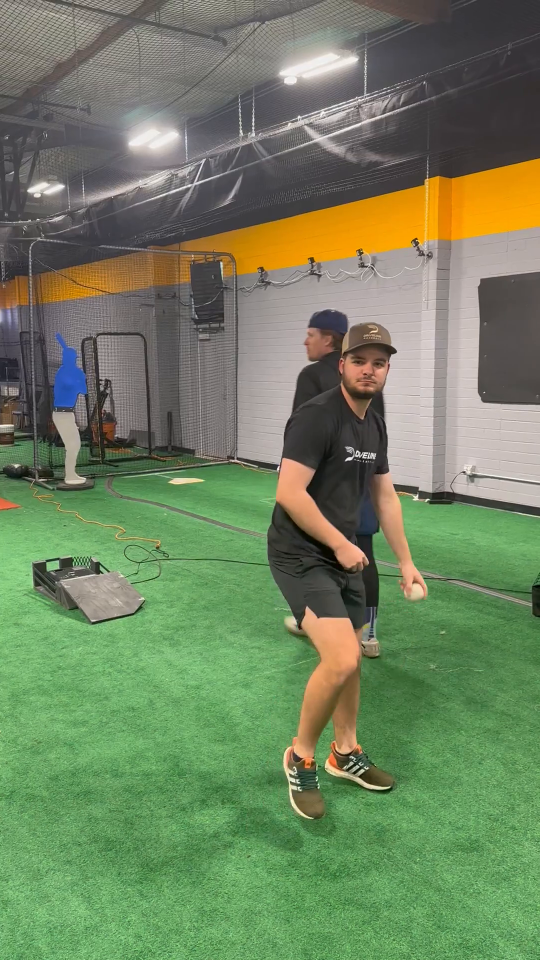
#> input picture frame 6 of logan_throwingLeft.mp4, 1080 x 1920 px, given in place of baseball_slowMo_hd-240.mp4, which was not available (shown at 1/2 size)
$ python object_tracking.py
#> lines starting #> are read from the running program, lines starting #| are printed output that depends on the picture; after the words box and inside, x2 and y2 are one past the last pixel; in counts of white or black regions, pixels touching at a corner belong together; pictures that were not available may be replaced by others from this repository, and a replacement may not be noted
import cv2
import numpy as np

# Load the video
cap = cv2.VideoCapture('/clips/baseball_slowMo_hd-240.mp4')

while True:
    # Read video frame by frame
    ret, frame = cap.read()
#> frame is the input picture: shape (1920, 1080, 3); mean B, G, R 96.3, 131.1, 113.2

    if not ret:
        break  # If no frame is read then break the loop

    # Show the frame
    cv2.imshow('Video Frame', frame)

    # Break the loop when 'q' is pressed
    if cv2.waitKey(1) & 0xFF == ord('q'):
#> (key q is pressed here)
        break

cap.release()
cv2.destroyAllWindows()

def detect_baseball(frame):
    # Convert frame to HSV (Hue, Saturation, Value) color space
    hsv = cv2.cvtColor(frame, cv2.COLOR_BGR2HSV)
#> hsv: shape (1920, 1080, 3); mean H, S, V 54.8, 71.1, 139.1

    # Define the color range for detecting the baseball
    # These values depend on the color of the baseball and lighting conditions
    lower_color = np.array([0, 0, 200])  # Example values
    upper_color = np.array([180, 25, 255])  # Example values

    # Threshold the HSV image to get only the colors of the baseball
    mask = cv2.inRange(hsv, lower_color, upper_color)
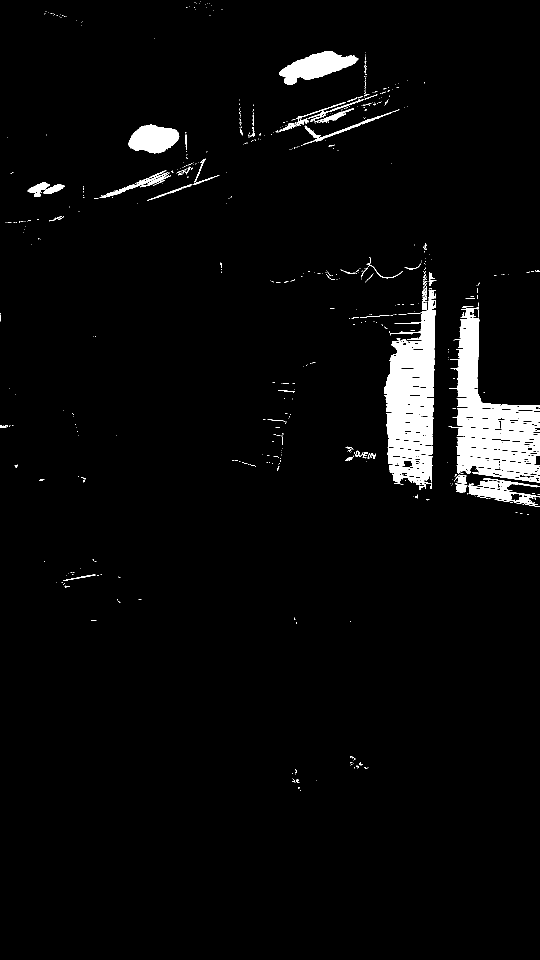
#> mask: shape (1920, 1080) (shown at 1/2 size); 3.6% white; 573 white regions (491 under 20 px)

    # Optional: perform morphological operations to clean up the mask
    # mask = cv2.erode(mask, None, iterations=2)
    # mask = cv2.dilate(mask, None, iterations=2)

    # Find contours in the mask
    contours, _ = cv2.findContours(mask, cv2.RETR_TREE, cv2.CHAIN_APPROX_SIMPLE)
#> contours = 818 contours, 722 with area under 20; largest, box (x1, y1, x2, y2) and area: (768, 699, 870, 978) 21044, (912, 874, 1080, 949) 8334, (558, 102, 717, 170) 5234, (900, 635, 959, 776) 4827, (913, 796, 1080, 843) 4592

    # Find the largest contour, assuming it's the baseball
    if contours:
        largest_contour = max(contours, key=cv2.contourArea)
#> largest_contour = contour of 580 points, box (x1, y1, x2, y2) (768, 699, 870, 978), area 21044
        ((x, y), radius) = cv2.minEnclosingCircle(largest_contour)
#> x = 832.9; y = 837.3; radius = 142.7

        # Only proceed if the radius meets a minimum size
        if radius > 10:  # Example threshold
            # Draw the circle on the frame
            cv2.circle(frame, (int(x), int(y)), int(radius), (0, 255, 0), 2)
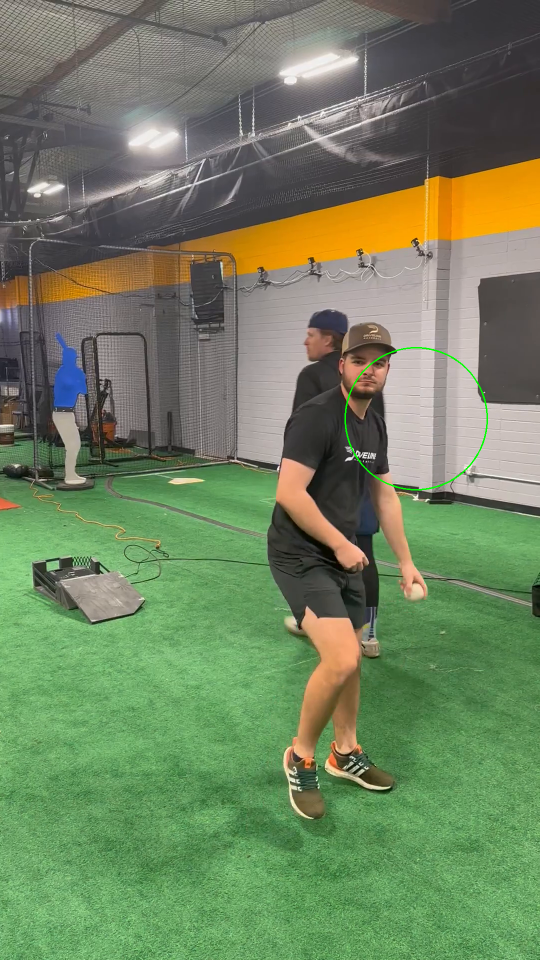
#> frame: shape (1920, 1080, 3) (shown at 1/2 size); 0.13% of pixels changed, all inside (x1, y1, x2, y2) = (689, 694, 976, 981)

    return frame

# Video capture
cap = cv2.VideoCapture('*baseball_tracking_slowMo_hd-240.mp4')

while True:
    ret, frame = cap.read()
    if not ret:
        break

    # Detect the baseball
    frame = detect_baseball(frame)

    # Show the frame
    cv2.imshow('Baseball Tracking', frame)

    if cv2.waitKey(1) & 0xFF == ord('q'):
#> (key q is pressed here)
        break

cap.release()
cv2.destroyAllWindows()

$ run again, starting later in the video
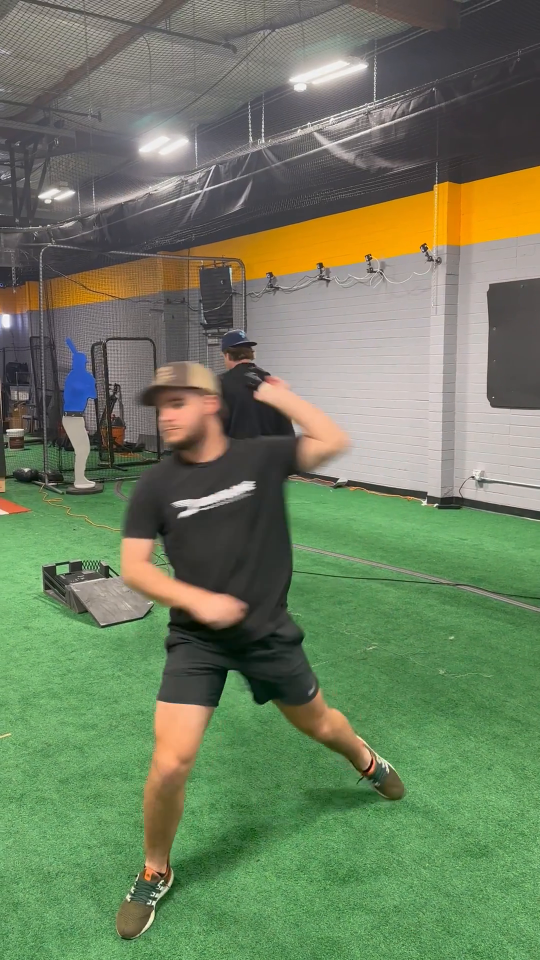
#> input picture frame 30 of logan_throwingLeft.mp4, 1080 x 1920 px, given in place of baseball_slowMo_hd-240.mp4, which was not available (shown at 1/2 size)
#> frame is the input picture: shape (1920, 1080, 3); mean B, G, R 95.8, 126.9, 111.4
#> hsv: shape (1920, 1080, 3); mean H, S, V 57.6, 68.6, 135.1
#> in detect_baseball, `mask = cv2.inRange(hsv, lower_color, upper_color)`:
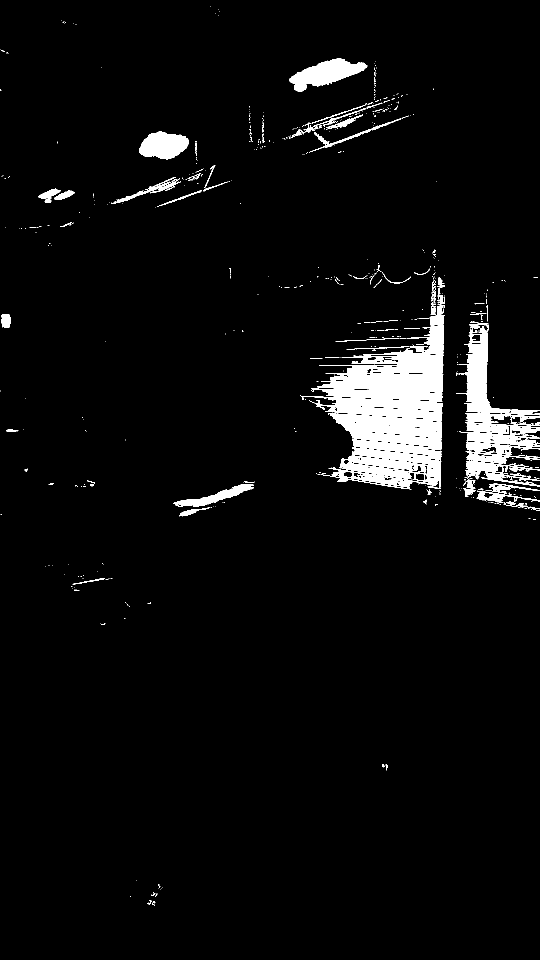
#> mask: shape (1920, 1080) (shown at 1/2 size); 4.4% white; 565 white regions (461 under 20 px)
#> contours = 873 contours, 752 with area under 20; largest, box (x1, y1, x2, y2) and area: (600, 709, 887, 979) 47206, (578, 117, 735, 183) 4976, (917, 667, 976, 786) 4124, (278, 263, 378, 319) 3842, (928, 806, 1080, 852) 2850
#> largest_contour = contour of 1149 points, box (x1, y1, x2, y2) (600, 709, 887, 979), area 47206
#> x = 768.9; y = 840.4; radius = 176
#> in detect_baseball, `cv2.circle(frame, (int(x), int(y)), int(radius), (0, 255, 0), 2)`:
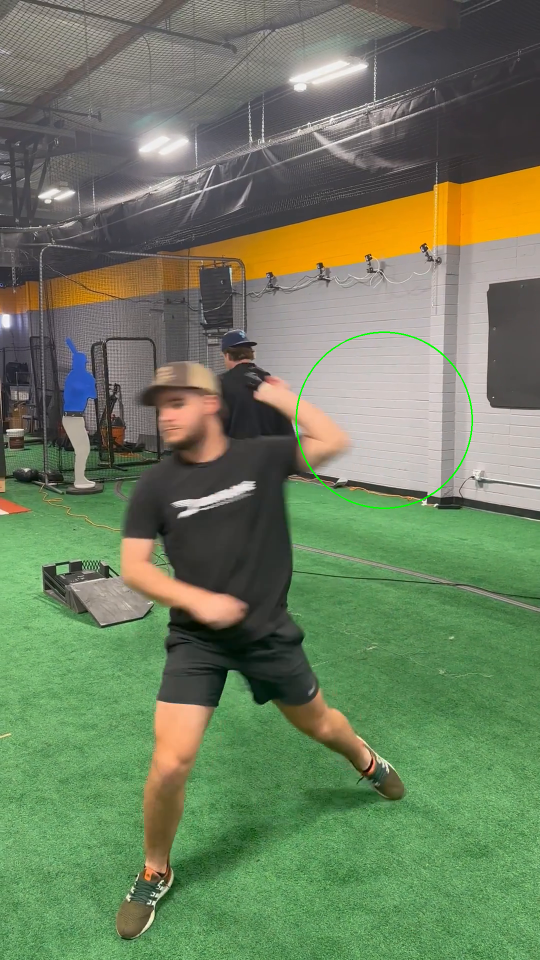
#> frame: shape (1920, 1080, 3) (shown at 1/2 size); 0.16% of pixels changed, all inside (x1, y1, x2, y2) = (591, 663, 946, 1018)

$ run again, starting later in the video
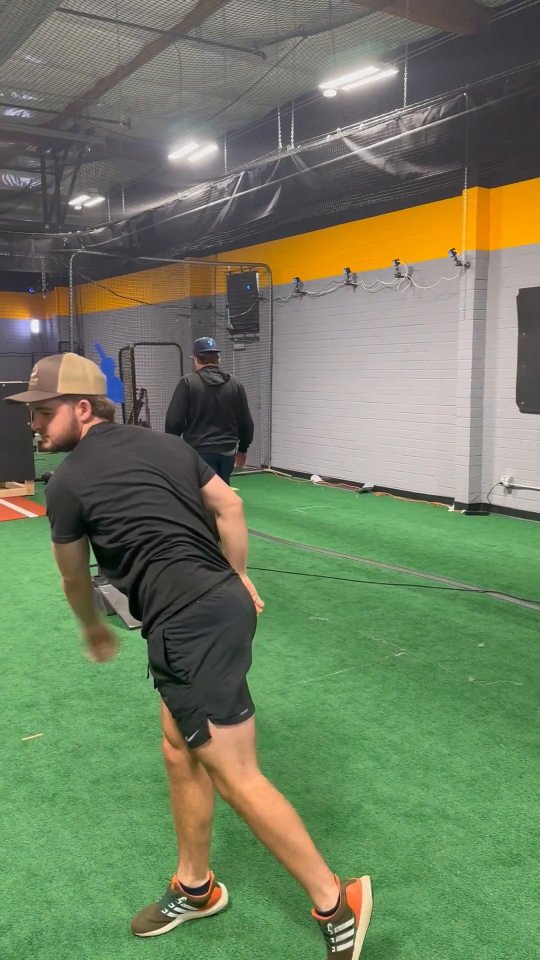
#> input picture frame 53 of logan_throwingLeft.mp4, 1080 x 1920 px, given in place of baseball_slowMo_hd-240.mp4, which was not available (shown at 1/2 size)
#> frame is the input picture: shape (1920, 1080, 3); mean B, G, R 97.3, 126.9, 113.1
#> hsv: shape (1920, 1080, 3); mean H, S, V 63.5, 65.6, 135.4
#> in detect_baseball, `mask = cv2.inRange(hsv, lower_color, upper_color)`:
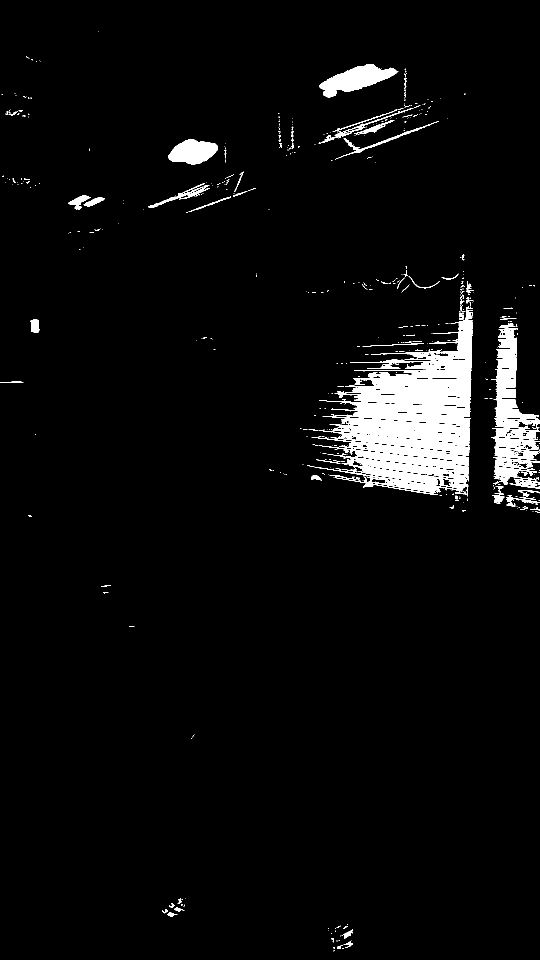
#> mask: shape (1920, 1080) (shown at 1/2 size); 4.3% white; 544 white regions (452 under 20 px)
#> contours = 867 contours, 716 with area under 20; largest, box (x1, y1, x2, y2) and area: (614, 719, 944, 990) 51183, (638, 128, 797, 195) 4833, (336, 278, 436, 329) 3384, (742, 660, 945, 721) 2899, (987, 797, 1080, 859) 2812
#> largest_contour = contour of 1783 points, box (x1, y1, x2, y2) (614, 719, 944, 990), area 51183
#> x = 792.1; y = 846; radius = 197.3
#> in detect_baseball, `cv2.circle(frame, (int(x), int(y)), int(radius), (0, 255, 0), 2)`:
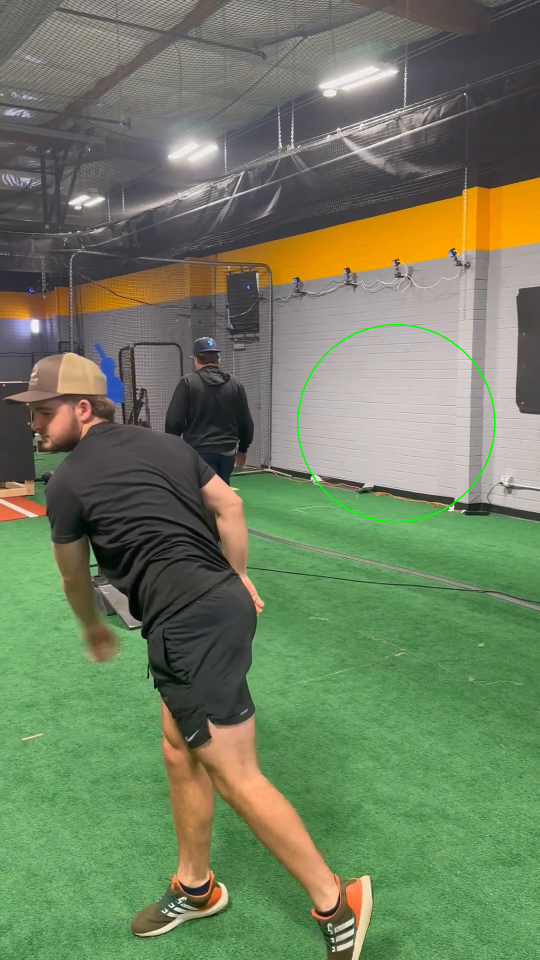
#> frame: shape (1920, 1080, 3) (shown at 1/2 size); 0.18% of pixels changed, all inside (x1, y1, x2, y2) = (594, 648, 991, 1045)
